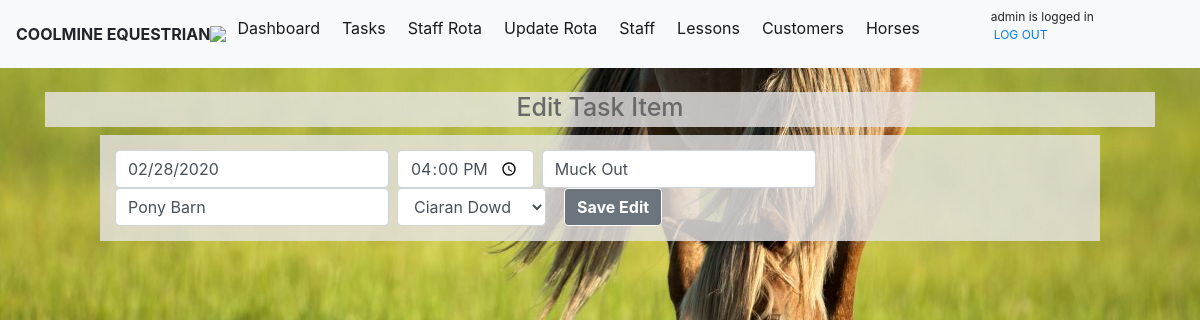
/edittask/65 (signed in), run on the app's committed database.
### module_task/models.py (models this page shows, shortened)
class TaskList(models.Model):
    taskdate=models.DateField(auto_now_add=False, auto_now=False)
    tasktime=models.TimeField(auto_now_add=False, auto_now=False,blank=True,null=True)
    taskdesc = models.CharField(max_length=200)
    location= models.CharField(max_length=50)
    assingees= models.ForeignKey(StaffList,blank=True,null=True, on_delete=models.CASCADE,limit_choices_to={'termindate': None},)
    completed = models.BooleanField(default=False)
    comments=models.CharField(max_length=100,blank=True)

class StaffList(models.Model):
    staffname= models.CharField(max_length=50)
    staffdob=models.DateField(blank=True, null=True)
    staffaddress= models.CharField(max_length=200,blank=True, null=True)
    staffemail= models.EmailField(blank=True, null=True)
    staffphone=models.CharField(max_length=30,blank=True, null=True)
    staffcontract = models.CharField(null=True,max_length=20)
    startdate=models.DateField(blank=True, null=True)
    termindate =models.DateField(blank=True, null=True)
    staffqual =models.CharField(max_length=250, blank=True,null=True)

### module_task/views.py (the view)
# urls.py: path('edittask/<task_id>', views.edittask, name='edittask'),
@login_required
def edittask(request, task_id):
    if request.method == 'POST':
        task = TaskList.objects.get(pk=task_id)
        form = TaskListForm(request.POST or None, instance=task)
        form.save()
        messages.success(request, ('Task has been modified!'))
        return redirect('task')
    else:
        task = TaskList.objects.get(pk=task_id)
        select_date = task.taskdate
        avail_list = RotaList.objects.values_list('rotastaffid', flat=True).filter(rotadate=select_date)
        avail_staff = StaffList.objects.filter(id__in = avail_list).values()
        return render(request,'edittask.html' ,{'task': task,'avail_staff': avail_staff})

### module_task/templates/edittask.html (shortened to what this page needs)
{%extends 'base.html'%}
{% block content %}
<body>
<h1> Edit Task Item</h1>
    {% if task %}
        <form class="form-inline my-2 my-lg-0" method="POST">{% csrf_token %}
        <input class="form-control mr-sm-2" type="text" placeholder="Date" id="datepicker" value="{{task.taskdate|date:"SHORT_DATE_FORMAT"}}" aria-label="Add" name="taskdate">
        <input class="form-control mr-sm-2" type="time"  value="{{task.tasktime|time:"H:i"}}" aria-label="Add" name="tasktime">
        <input class="form-control mr-sm-2" type="add" placeholder="Description" value="{{task.taskdesc}}" aria-label="Add" name="taskdesc">
        <input class="form-control mr-sm-2" type="add" placeholder="Location" value="{{task.location}}" aria-label="Add" name="location">
        <select class="form-control mr-sm-2" name="assingees"  >
        <option value="{{task.assingees.id}}" selected="selected">{{task.assingees.staffname}}</option>
        </select>
        <button class="btn btn-secondary my-2 my-sm-0 buttons" type="submit">Save Edit</button>
        </form>
    {% endif %}
{% endblock %}

### module_task/templates/base.html (shortened to what this page needs)
{% load static %}
<!doctype html>
<html lang="en">
  <head>
    <link rel="stylesheet" href="https://stackpath.bootstrapcdn.com/bootstrap/4.3.1/css/bootstrap.min.css">
    <link rel="stylesheet" href="{% static 'css/style.css' %}">
    <link rel="stylesheet" href="{% static 'js/jquery-ui-1.12.1/jquery-ui.min.css' %}">
    <link rel="stylesheet" href="{% static 'js/jquery-ui-1.12.1/jquery-ui.structure.min.css' %}">
    <link rel="stylesheet" href="{% static 'js/jquery-ui-1.12.1/jquery-ui.theme.min.css' %}">  <link rel="stylesheet" href="//code.jquery.com/ui/1.12.1/themes/base/jquery-ui.css">
  <body>
        <nav class="navbar navbar-expand-sm navbar-light bg-light  >
          <a class="navbar-brand" ><strong>COOLMINE EQUESTRIAN   </strong> </a>
          <img src="static/images/blackhorsesml.jpg"  >
                <div class="collapse navbar-collapse" id="navbarSupportedContent">
                  <ul class="navbar-nav mr-auto">
                    <li class="nav-item active">
                      <a class="nav-link" href="/">Dashboard <span class="sr-only">(current)</span></a>
                    </li>
                    <li class="nav-item active">
                      <a class="nav-link" href="{% url 'task' %}">Tasks</a>
                      <li class="nav-item active">
                      <a class="nav-link" href="{% url 'rotaview' %}">Staff Rota</a>
                    </li>
                     </li>
                      {% ifequal user.username "admin" %}
                      <li class="nav-item active">
                      <a class="nav-link" href="{% url 'rota' %}">Update Rota</a>
                    </li>
                      {% endifequal %}
                    {% ifequal user.username "admin" %}
                      <li class="nav-item active">
                      <a class="nav-link" href="{% url 'staff' %}">Staff</a>
                    {% endifequal %}
                    </li>
                      <li class="nav-item active">
                      <a class="nav-link" href="{% url 'lessons' %}">Lessons</a>
                    </li>
                    <li class="nav-item active">
                      <a class="nav-link" href="{% url 'people' %}">Customers</a>
                    </li>
                    <li class="nav-item active">
                      <a class="nav-link" href="{% url 'horses' %}">Horses</a>
                    </li>
                  <div id=logbox>
                    <span style = "float: right;">
                    {% if user.is_authenticated %}
                     {{ user.username }} is logged in
                     <p><a href="{% url 'logout' %}">LOG OUT</a></p>
                    {% else %}
                      <p>You are not logged in</p>
                    {% endif %}
                    </span>
                  </div>
                  </ul>
                </div>
              </nav>
    <div class="container">
    {% block content %}
    {% endblock %}
    </div>

### static/css/style.css (style rules this page uses)
body { background-image: url( '../images/grasshorse.jpg' ); background-repeat: no-repeat; background-size: cover }
h1 { background-color: rgba(231, 228, 228, 0.808); color: dimgray; text-align: center; border-style: outset padding-top:15px; padding-bottom:5px; font-size:25px; }
nav a { margin-left: 3px; margin-right: 3px; }
form { background-color: rgba(231, 228, 228, 0.808); width: 1000px; padding: 15px; margin: auto; position: relative; }
.buttons { display: inline-block; font-weight: bolder; color: white; font-size:16px; border-color: white; margin-left: 10px; ; }
#logbox { margin-left: 60px; font-size: 75%; }

### data on the page
TaskList: taskdate "02/28/2020", tasktime "16:00", taskdesc "Muck Out", location "Pony Barn", assingees "Ciaran Dowd"

### other printed values
{{ user.username }} "admin"
